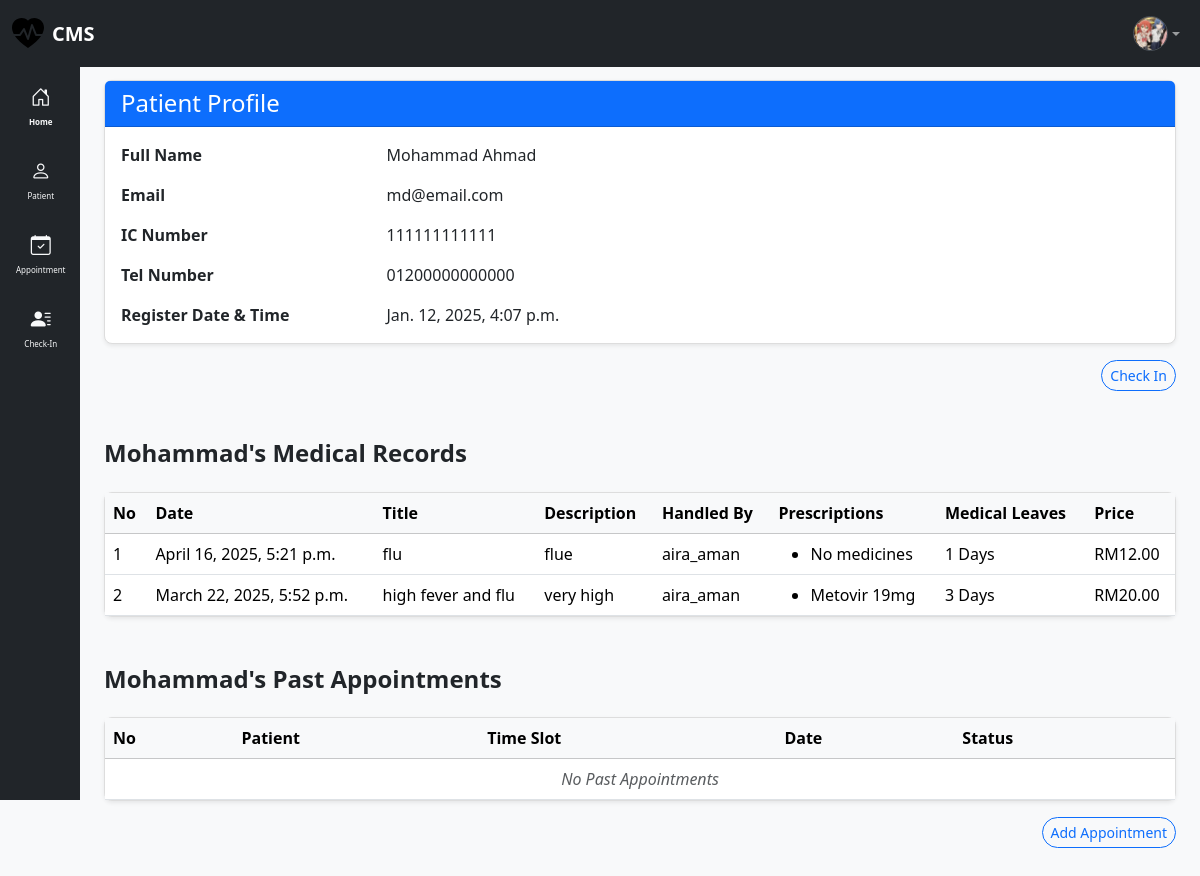
The page /patient_list/1/ (signed in) on the database its author committed.
### accounts/models.py (models this page shows)
class Profile(models.Model):
    class UserType(models.IntegerChoices):
        CLINIC_STAFF = 1, "Clinic Staff"
        DOCTOR = 2, "Doctor"
        ADMIN = 3, "Admin"
    user = models.OneToOneField(User, on_delete=models.CASCADE)
    user_type = models.IntegerField(
        choices=UserType.choices, default=UserType.CLINIC_STAFF
    )
    phone_number = models.CharField(max_length=20, unique=True, null=True, blank=True)
    ic_number = models.CharField(max_length=12, unique=True, null=True, blank=True)
    register_date = models.DateTimeField(default=timezone.now)
    profile_picture = models.ImageField(
        upload_to="images/", default="images/default_dp.png", null=True, blank=True
    )
    def __str__(self):
        return self.user.username

### clinic/models.py (models this page shows, shortened)
class Patient(models.Model):
    class Meta:
        permissions = [
            ("can_register", "Can register new patient"),
        ]
    title = models.IntegerField(choices=TITLE_CHOICES, default=1, blank=True, null=True)
    first_name = models.CharField(max_length=200)
    last_name = models.CharField(max_length=200)
    ic_number = models.CharField(max_length=12, unique=True)
    email = models.EmailField(max_length=100, null=True, blank=True, unique=True)
    phone_number = models.CharField(max_length=20, unique=True)
    register_date = models.DateTimeField(
        verbose_name="register_date", default=timezone.now
    )

class MedicalRecord(models.Model):
    patient = models.ForeignKey(Patient, on_delete=models.CASCADE)
    doctor = models.ForeignKey(Profile, on_delete=models.CASCADE, null=True)
    medicine = models.ManyToManyField(Medicine, blank=True)
    title = models.CharField(max_length=100)
    description = models.TextField()
    record_date = models.DateTimeField(verbose_name="record_date", default=timezone.now)
    medical_leave = models.IntegerField(
        default=0
    )  # to record if patient get any medical leaves
    price = models.DecimalField(max_digits=10, decimal_places=2, default=0.00)

class Medicine(models.Model):
    name = models.CharField(max_length=50)
    category = models.CharField(max_length=50)
    dosage_form = models.CharField(max_length=50)
    indication = models.CharField(max_length=50)
    strength = models.IntegerField(default=1)  # in mg
    quantity_in_stock = models.IntegerField(default=0)
    def __str__(self):
        return f"{self.name} {self.strength}mg"

### clinic/views.py (the view)
@login_required
def patient_data(request, pk):
    patient = get_object_or_404(Patient, pk=pk)
    medical_records = MedicalRecord.objects.filter(patient=patient).order_by(
        "-record_date"
    )
    past_appointments = Appointment.objects.filter(patient=patient, status__in=[2, 3])
    context = {
        "medical_records": medical_records,
        "past_appointments": past_appointments,
        "patient": patient,
        "title": f"{patient.first_name} Details",
    }
    return render(request, "clinic/patient_details.html", context)

### clinic/templates/clinic/patient_details.html
{% extends "clinic/base.html" %}
{% block main %}
<div class="container mt-4">
    <div class="card shadow-sm">
        <div class="card-header bg-primary text-white">
            <h4 class="card-title mb-0">Patient Profile</h4>
        </div>
        <div class="card-body">
            <div class="row mb-3">
                <div class="col-sm-3 fw-semibold">Full Name</div>
                <div class="col-sm-9">{{ patient.first_name|title }} {{ patient.last_name|title }}</div>
            </div>
            <div class="row mb-3">
                <div class="col-sm-3 fw-semibold">Email</div>
                <div class="col-sm-9">{{ patient.email }}</div>
            </div>
            <div class="row mb-3">
                <div class="col-sm-3 fw-semibold">IC Number</div>
                <div class="col-sm-9">{{ patient.ic_number }}</div>
            </div>
            <div class="row mb-3">
                <div class="col-sm-3 fw-semibold">Tel Number</div>
                <div class="col-sm-9">{{ patient.phone_number }}</div>
            </div>
            <div class="row">
                <div class="col-sm-3 fw-semibold">Register Date & Time</div>
                <div class="col-sm-9">{{ patient.register_date }}</div>
            </div>
        </div>
    </div>
    <div class="text-end mt-3">
        <a class="btn btn-sm btn-outline-primary rounded-pill" href="{% url 'clinic:patient_checkin' patient.pk %}">
            Check In
        </a>
    </div>
</div>
<div class="container mt-5">
    <div class="d-flex justify-content-between align-items-center mb-3">
        <h4 class="fw-bold">{{ patient.first_name }}'s Medical Records</h4>
    </div>
    <div class="card shadow-sm">
        <div class="card-body p-0">
            <table class="table table-hover mb-0">
                <thead class="table-light">
                    <tr>
                        <th>No</th>
                        <th>Date</th>
                        <th>Title</th>
                        <th>Description</th>
                        <th>Handled By</th>
                        <th>Prescriptions</th>
                        <th>Medical Leaves</th>
                        <th>Price</th>
                    </tr>
                </thead>
                <tbody>
                    {% for record in medical_records %}
                    <tr>
                        <td>{{ forloop.counter }}</td>
                        <td>{{ record.record_date }}</td>
                        <td>{{ record.title }}</td>
                        <td>{{ record.description }}</td>
                        <td>{{ record.doctor }}</td>
                        <td>
                            <ul class="mb-0">
                                {% for med in record.medicine.all %}
                                <li>{{ med }}</li>
                                {% empty %}
                                <li>No medicines</li>
                                {% endfor %}
                            </ul>
                        </td>
                        <td>{{ record.medical_leave }} Days</td>
                        <td>RM{{ record.price }}</td>
                    </tr>
                    {% empty %}
                    <tr>
                        <td colspan="8" class="text-center text-muted"><em>No Past Medical Records</em></td>
                    </tr>
                    {% endfor %}
                </tbody>
            </table>
        </div>
    </div>
</div>
<div class="container mt-5">
    <div class="d-flex justify-content-between align-items-center mb-3">
        <h4 class="fw-bold">{{ patient.first_name }}'s Past Appointments</h4>
    </div>
    <div class="card shadow-sm">
        <div class="card-body p-0">
            <table class="table table-hover mb-0">
                <thead class="table-light">
                    <tr>
                        <th>No</th>
                        <th>Patient</th>
                        <th>Time Slot</th>
                        <th>Date</th>
                        <th>Status</th>
                    </tr>
                </thead>
                <tbody>
                    {% for appointment in past_appointments %}
                    <tr>
                        <td>{{ forloop.counter }}</td>
                        <td>{{ appointment.patient.first_name }} {{ appointment.patient.last_name }}</td>
                        <td>{{ appointment.get_time_slot_display }}</td>
                        <td>{{ appointment.date }}</td>
                        {% if appointment.status == 2 %}
                        <td class="text-success fw-semibold">{{ appointment.get_status_display }}</td>
                        {% elif appointment.status == 3 %}
                        <td class="text-danger fw-semibold">{{ appointment.get_status_display }}</td>
                        {% else %}
                        <td>{{ appointment.get_status_display }}</td>
                        {% endif %}
                    </tr>
                    {% empty %}
                    <tr>
                        <td colspan="5" class="text-center text-muted"><em>No Past Appointments</em></td>
                    </tr>
                    {% endfor %}
                </tbody>
            </table>
        </div>
    </div>
    <div class="text-end mt-3">
        <a class="btn btn-sm btn-outline-primary rounded-pill" href="{% url 'clinic:add_appointment' patient.pk %}">
            Add Appointment
        </a>
    </div>
</div>
{% endblock %}

### clinic/templates/clinic/nav.html (shortened to what this page needs)
{% load static %}
<nav class="navbar navbar-expand-lg bg-dark" data-bs-theme="dark">
    <div class="container-fluid">
        <a class="navbar-brand d-flex align-items-center" href="{% url 'clinic:home' %}">
            <img src="{% static 'clinic/main-logo.svg' %}" alt="CMS Logo" width="32" height="32" class="me-2">
            <span class="fw-bold text-white">CMS</span>
        </a>
        <div class="collapse navbar-collapse" id="navbarSupportedContent">
            <ul class="navbar-nav ms-auto mb-2 mb-lg-0">
                {% if user.is_authenticated %}
                <li class="nav-item dropdown">
                    <a class="nav-link dropdown-toggle d-flex align-items-center" href="#" id="navbarDropdown"
                        role="button" data-bs-toggle="dropdown" aria-expanded="false">
                        <img src="{% if user.profile.profile_picture %}{{ user.profile.profile_picture.url }}{% else %}{% static 'images/default_dp.png' %}{% endif %}"
                            alt="Profile" class="rounded-circle border"
                            style="width: 35px; height: 35px; object-fit: cover;">
                    </a>
                </li>
                {% endif %}
            </ul>
        </div>
    </div>
</nav>

### clinic/templates/clinic/head.html (style rules this page uses)
.card { border: 1px solid #ddd; border-radius: 8px; box-shadow: 0 4px 8px rgba(0, 0, 0, 0.1); transition: box-shadow 0.3s ease; }

### rows shown on the page
Patient: first_name "Mohammad", last_name "Ahmad", email "md@email.com", ic_number "111111111111", phone_number "01200000000000", register_date "Jan. 12, 2025, 4:07 p.m."
MedicalRecord: record_date "April 16, 2025, 5:21 p.m.", title "flu", description "flue", doctor "aira_aman", medical_leave "1", price "12.00"
MedicalRecord: record_date "March 22, 2025, 5:52 p.m.", title "high fever and flu", description "very high", doctor "aira_aman", medical_leave "3", price "20.00"
